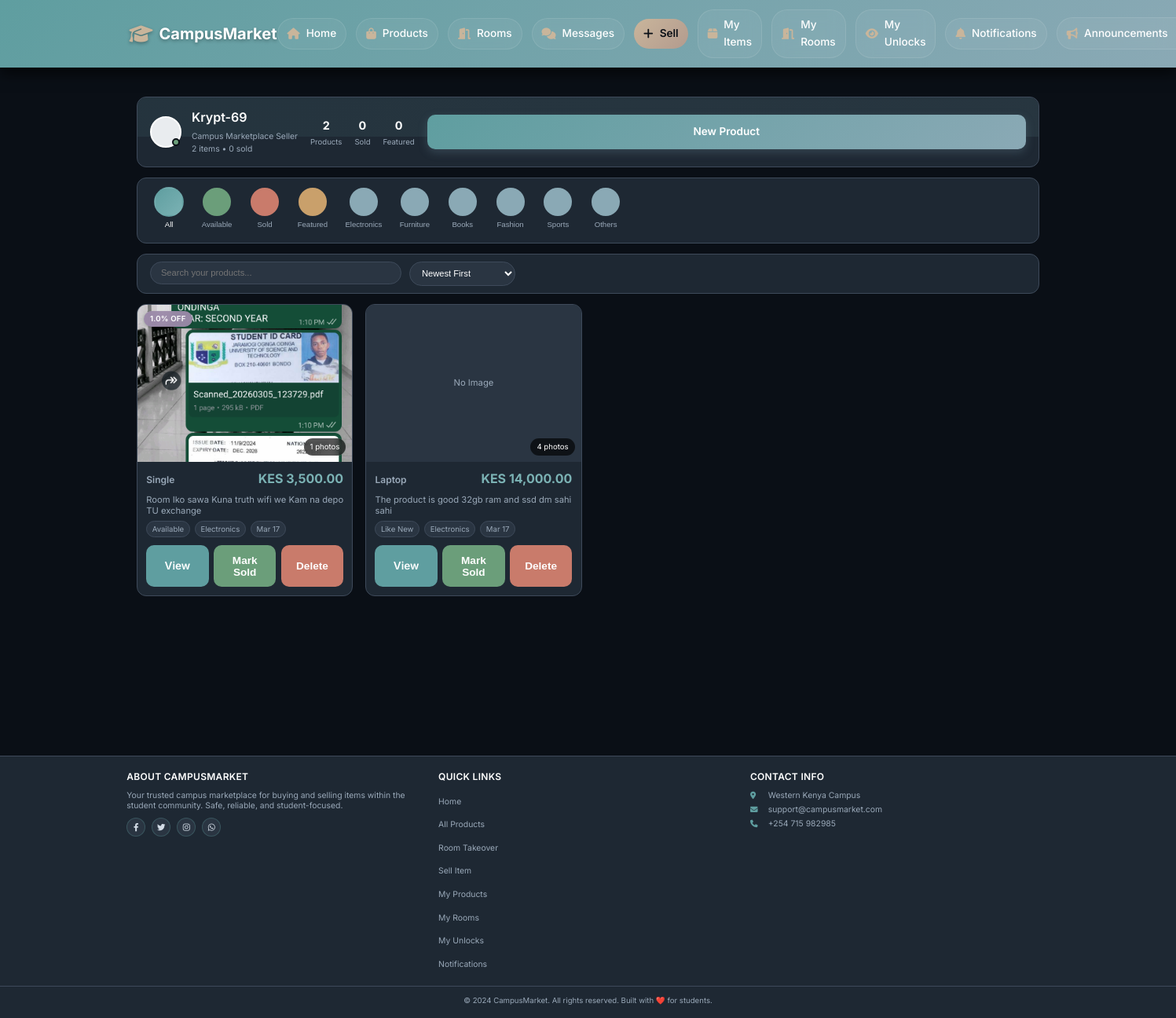
Before: /my-products (signed in) with the older database file.
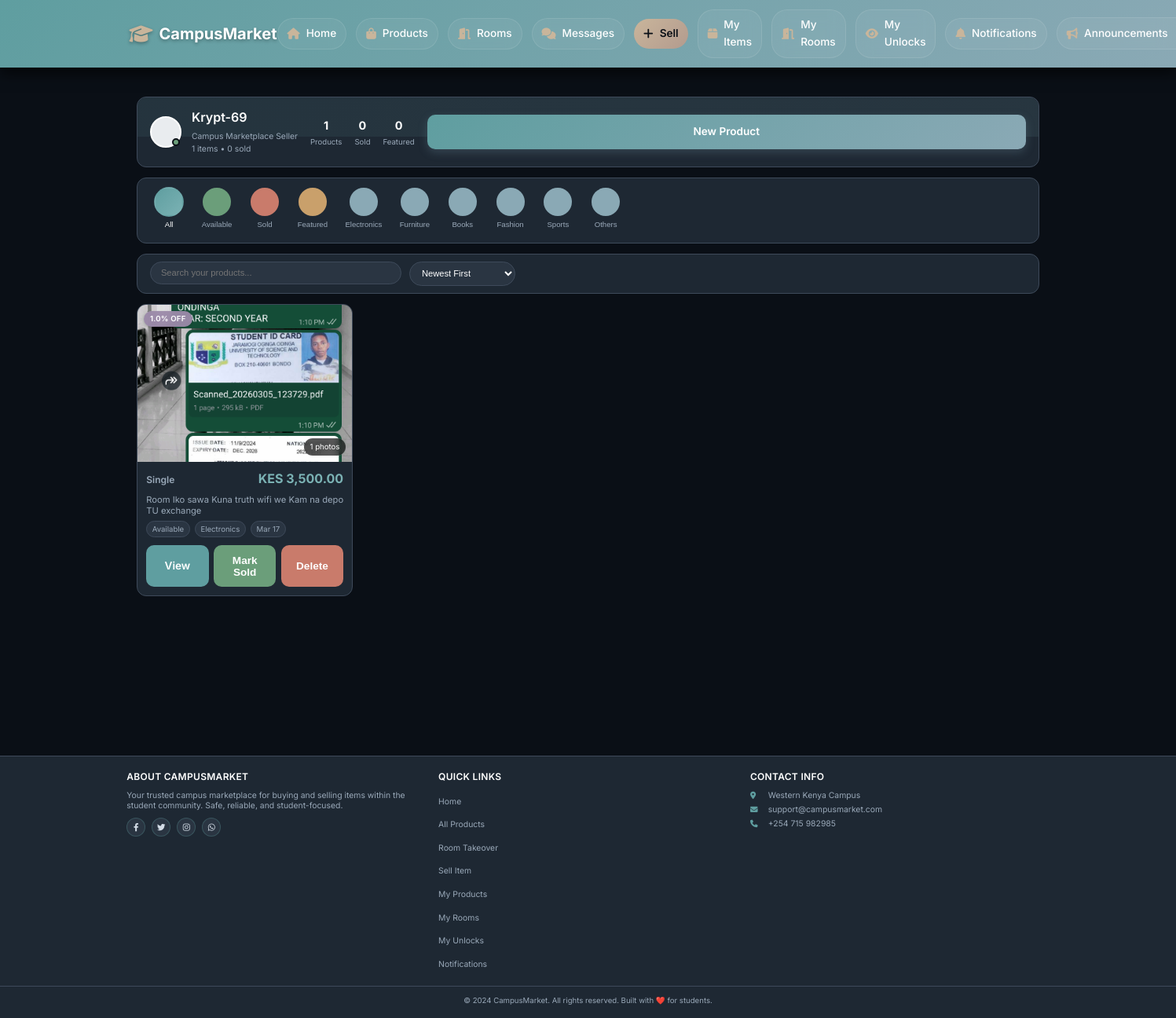
After: the same page with the newer database file.
### app/models.py (models this page shows, shortened)
class Category(db.Model):
    __tablename__ = 'categories'
    id = db.Column(db.Integer, primary_key=True)
    name = db.Column(db.String(100), nullable=False)
    description = db.Column(db.Text)
    products = db.relationship('Product', back_populates='category', lazy=True)

class Product(db.Model):
    __tablename__ = 'products'
    id = db.Column(db.Integer, primary_key=True)
    title = db.Column(db.String(100), nullable=False)
    description = db.Column(db.Text)
    price = db.Column(db.Float, nullable=False)
    condition = db.Column(db.String(20))
    contact_info = db.Column(db.Text)
    is_fast_moving = db.Column(db.Boolean, default=False)
    is_active = db.Column(db.Boolean, default=True)
    is_sold = db.Column(db.Boolean, default=False)
    Token = db.Column(db.Float, nullable=False)
    category_id = db.Column(db.Integer, db.ForeignKey('categories.id'), nullable=False)
    seller_id = db.Column(db.Integer, db.ForeignKey('users.id'), nullable=False)
    image_group_id = db.Column(db.Integer, db.ForeignKey('product_image_groups.id'), nullable=True)
    created_at = db.Column(db.DateTime, default=datetime.utcnow)
    updated_at = db.Column(db.DateTime, default=datetime.utcnow, onupdate=datetime.utcnow)
    hostel_name = db.Column(db.String(100), nullable=False, default='')
    location = db.Column(db.String(100), nullable=False, default='')
    leave_date = db.Column(db.DateTime, nullable=False, default=datetime.utcnow)
    room_type = db.Column(db.String(20), default='single')
    deposit = db.Column(db.Float, default=0)
    commission_percentage = db.Column(db.Float, default=0)
    is_commission_listing = db.Column(db.Boolean, default=False)
    status = db.Column(db.String(20), default='available')
    agreement_user_id = db.Column(db.Integer, db.ForeignKey('users.id'), nullable=True)
    agreement_expires_at = db.Column(db.DateTime, nullable=True)
    booked_at = db.Column(db.DateTime, nullable=True)
    total_unlocks = db.Column(db.Integer, default=0)
    last_interest_update = db.Column(db.DateTime, default=datetime.utcnow)
    payments = db.relationship('Payment', back_populates='product', lazy=True, cascade="all, delete-orphan")
    chats = db.relationship('Chat', back_populates='product', lazy=True, cascade='all, delete-orphan')
    offers = db.relationship('Offer', back_populates='product', lazy=True, cascade='all, delete-orphan')
    unlocks = db.relationship(
    'ProductUnlock',
    back_populates='product',
    cascade='all, delete-orphan'
)
    notifications = db.relationship(
    'Notification',
    back_populates='product',
    cascade='all, delete-orphan'
)
    agreement_user = db.relationship('User', foreign_keys=[agreement_user_id])
    category = db.relationship('Category', back_populates='products')
    seller = db.relationship('User', foreign_keys=[seller_id], back_populates='products')
    image_group = db.relationship('ProductImageGroup', back_populates='product')
    @property
    def image(self):
        if self.image_group and self.image_group.images:
            return self.image_group.images[0].filename
        return None
    @property
    def images(self):
        if self.image_group:
            return self.image_group.images
        return []

class ProductImage(db.Model):
    __tablename__ = 'product_images'
    id = db.Column(db.Integer, primary_key=True)
    filename = db.Column(db.String(255), nullable=False)
    filepath = db.Column(db.String(500), nullable=False)
    uploaded_at = db.Column(db.DateTime, default=datetime.utcnow)
    group_id = db.Column(db.Integer, db.ForeignKey('product_image_groups.id'))
    group = db.relationship('ProductImageGroup', back_populates='images')

### app/products/routes.py (the view)
@products_bp.route('/my-products')
@cache.cached(timeout=60)
@login_required
def my_products_list():
    products = Product.query.filter_by(seller_id=current_user.id).order_by(Product.created_at.desc()).all()
    categories = Category.query.all()
    return render_template('products/my_products.html', products=products, categories=categories)

### app/models.py (called while the page is built)
@login_manager.user_loader
def load_user(user_id):
    return User.query.get(int(user_id))

### app/templates/products/my_products.html (shortened to what the changed rows need)
{% extends "base.html" %}
{% block content %}
<div class="my-products-container">
    <div class="profile-header">
        <div class="header-content">
            <div class="profile-main">
                <div class="profile-details">
                    <h1 class="profile-name">{{ current_user.username }}</h1>
                    <div class="profile-bio">
                        <p>Campus Marketplace Seller</p>
                        <p>{{ products|length }} items • {{ products|selectattr('is_sold')|list|length }} sold</p>
                    </div>
                </div>
            </div>
            <div class="profile-stats">
                <div class="stat">
                    <span class="stat-number">{{ products|length }}</span>
                    <span class="stat-label">Products</span>
                </div>
            </div>
        </div>
    </div>
    <div class="filter-tabs">
        <div class="filter-scroll">
            {% for category in categories %}
            <button class="filter-btn" data-filter="{{ category.name }}">
                <div class="filter-circle category-circle"></div>
                <span>{{ category.name }}</span>
            </button>
            {% endfor %}
        </div>
    </div>
    <div class="products-section">
        {% if products %}
            <div class="products-grid" id="productsGrid">
                {% for product in products %}
                    <div class="product-card"
                         data-status="{{ 'sold' if product.is_sold else 'available' }}"
                         data-category="{{ product.category.name if product.category else 'Other' }}"
                         data-featured="{{ 'true' if product.is_fast_moving else 'false' }}"
                         data-name="{{ product.title.lower() }}"
                         data-price="{{ product.price }}"
                         data-date="{{ product.created_at.timestamp() }}"
                         data-product-id="{{ product.id }}">
                        <div class="product-image-section" onclick="openImageGallery({{ product.id }}, [
                            {% if product.image %}
                                '{{ url_for('static', filename='uploads/product_images/' + product.image) }}'
                                {% if product.images %}
                                    {% for img in product.images %}
                                        , '{{ url_for('static', filename='uploads/product_images/' + img.filename) }}'
                                    {% endfor %}
                                {% endif %}
                            {% endif %}
                        ])">
                            {% if product.image %}
                                <img src="{{ url_for('static', filename='uploads/product_images/' + product.image) }}"
                                     alt="{{ product.title }}"
                                     class="product-image"
                                     onerror="this.style.display='none'; this.nextElementSibling.style.display='flex';">
                            {% endif %}
                            <div class="product-image-placeholder {% if product.image %}hidden{% endif %}">
                                <span>No Image</span>
                            </div>
                            <div class="product-badges">
                                {% if product.Token and product.Token > 0 %}
                                <div class="badge discount">
                                    <span>{{ product.Token }}% OFF</span>
                                </div>
                                {% endif %}
                            </div>
                            {% if product.images %}
                            <div class="multiple-images-indicator">
                                <span>{{ product.images|length }} photos</span>
                            </div>
                            {% endif %}
                        </div>
                        <div class="product-content">
                            <div class="product-header">
                                <h3 class="product-title">{{ product.title }}</h3>
                                <div class="product-price">KES {{ "{:,.2f}".format(product.price) }}</div>
                            </div>
                            <p class="product-description">
                                {{ product.description[:120] }}{% if product.description|length > 120 %}...{% endif %}
                            </p>
                            <div class="product-meta">
                                <span class="meta-item">{{ product.condition|replace('_', ' ')|title }}</span>
                                <span class="meta-item">{{ product.category.name if product.category else 'General' }}</span>
                                <span class="meta-item">{{ product.created_at.strftime('%b %d') }}</span>
                            </div>
                            <div class="product-actions">
                                <a href="{{ url_for('products.view_product', product_id=product.id) }}" class="btn btn-view">View</a>
                                {% if not product.is_sold %}
                                <button class="btn btn-mark-sold" onclick="markAsSold({{ product.id }})">Mark Sold</button>
                                {% endif %}
                                <button class="btn btn-delete" onclick="deleteProduct({{ product.id }})">Delete</button>
                            </div>
                        </div>
                    </div>
                {% endfor %}
            </div>
        {% endif %}
    </div>
</div>
{% endblock %}

Changed rows visible on the page:
removed Product: images|length "4", title "Laptop", price "14,000.00", description "The product is good 32gb ram and ssd dm sahi sahi", condition "Like New", category "Electronics", created_at "Mar 17"
Other visible differences:
{{ products|length }}: "2" → "1"
